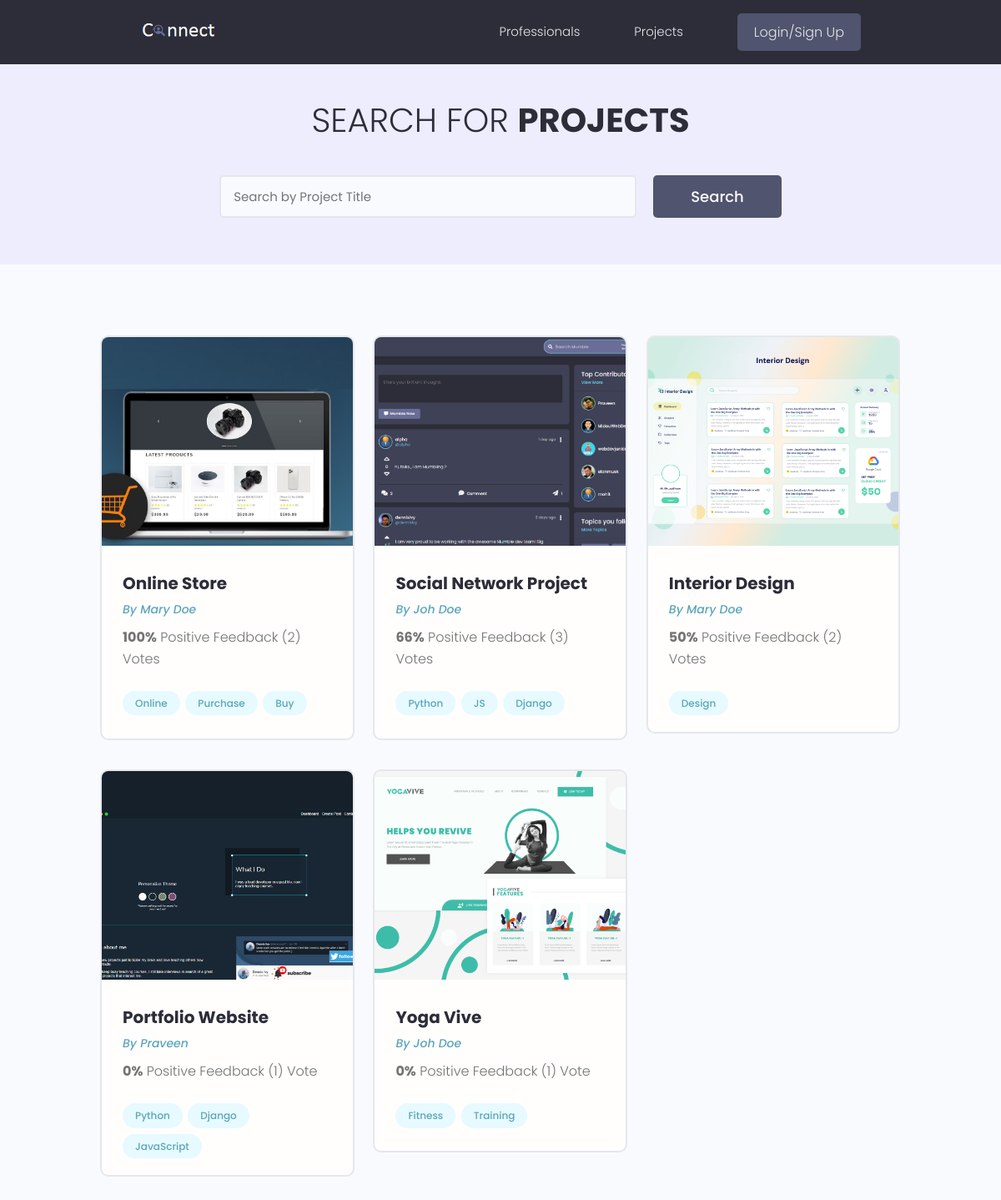
/projects/, run on the app's committed database.
### projects/models.py (models this page shows, shortened)
class Project(models.Model):
    owner = models.ForeignKey(
        Profile, null=True, blank=True, on_delete=models.CASCADE)
    title = models.CharField(max_length=200)
    description = models.TextField(null=True, blank=True)
    featured_image = models.ImageField(
        null=True, blank=True, default="default.jpg")
    demo_link = models.CharField(max_length=2000, null=True, blank=True)
    source_link = models.CharField(max_length=2000, null=True, blank=True)
    tags = models.ManyToManyField('Tag', blank=True)
    vote_total = models.IntegerField(default=0, null=True, blank=True)
    vote_ratio = models.IntegerField(default=0, null=True, blank=True)
    created = models.DateTimeField(auto_now_add=True)
    id = models.UUIDField(default=uuid.uuid4, unique=True,
                          primary_key=True, editable=False)
    class Meta:
        ordering = ['-vote_ratio', '-vote_total', 'title']
    @property
    def imageURL(self):
        try:
            url = self.featured_image.url
        except:
            url = ''
        return url

class Tag(models.Model):
    name = models.CharField(max_length=200)
    created = models.DateTimeField(auto_now_add=True)
    id = models.UUIDField(default=uuid.uuid4, unique=True,
                          primary_key=True, editable=False)
    def __str__(self):
        return self.name

### users/models.py (models this page shows, shortened)
class Profile(models.Model):
    user = models.OneToOneField(
        User, on_delete=models.CASCADE, null=True, blank=True)
    name = models.CharField(max_length=200, blank=True, null=True)
    email = models.EmailField(max_length=500, blank=True, null=True)
    username = models.CharField(max_length=200, blank=True, null=True)
    location = models.CharField(max_length=200, blank=True, null=True)
    short_intro = models.CharField(max_length=200, blank=True, null=True)
    bio = models.TextField(blank=True, null=True)
    profile_image = models.ImageField(
        null=True, blank=True, upload_to='profiles/', default="profiles/user-default.png")
    social_github = models.CharField(max_length=200, blank=True, null=True)
    social_twitter = models.CharField(max_length=200, blank=True, null=True)
    social_linkedin = models.CharField(max_length=200, blank=True, null=True)
    social_youtube = models.CharField(max_length=200, blank=True, null=True)
    social_website = models.CharField(max_length=200, blank=True, null=True)
    created = models.DateTimeField(auto_now_add=True)
    id = models.UUIDField(default=uuid.uuid4, unique=True,
                          primary_key=True, editable=False)
    class Meta:
        ordering = ['created']

### projects/views.py (the view)
# urls.py: path('projects/', views.getProjects),
def projects(request):
    projects, search_query = searchProjects(request)
    custom_range, projects = paginateProjects(request, projects, 6)
    context = {'projects': projects,
               'search_query': search_query, 'custom_range': custom_range}
    return render(request, 'projects/projects.html', context)

### projects/utils.py (called while the page is built)
def paginateProjects(request, projects, results):
    page = request.GET.get('page')
    paginator = Paginator(projects, results)
    try:
        projects = paginator.page(page)
    except PageNotAnInteger:
        page = 1
        projects = paginator.page(page)
    except EmptyPage:
        page = paginator.num_pages
        projects = paginator.page(page)
    leftIndex = (int(page) - 4)
    if leftIndex < 1:
        leftIndex = 1
    rightIndex = (int(page) + 5)
    if rightIndex > paginator.num_pages:
        rightIndex = paginator.num_pages + 1
    custom_range = range(leftIndex, rightIndex)
    return custom_range, projects

def searchProjects(request):
    search_query = ''
    if request.GET.get('search_query'):
        search_query = request.GET.get('search_query')
    tags = Tag.objects.filter(name__icontains=search_query)
    projects = Project.objects.distinct().filter(
        Q(title__icontains=search_query) |
        Q(description__icontains=search_query) |
        Q(owner__name__icontains=search_query) |
        Q(tags__in=tags)
    )
    return projects, search_query

### projects/templates/projects/projects.html (shortened to what this page needs)
{% extends 'main.html' %}
{% block content %}
<main class="projects">
    <section class="hero-section text-center">
        <div class="container container--narrow">
            <div class="hero-section__box">
                <h2>Search for <span>Projects</span></h2>
            </div>
            <div class="hero-section__search">
                <form id='searchForm' class="form" action="{% url 'projects' %}" method="get">
                    <div class="form__field">
                        <input class="input input--text" id="formInput#search" type="text" name="search_query"
                            placeholder="Search by Project Title" value="{{search_query}}" />
                    </div>
                    <input class="btn btn--sub btn--lg" type="submit" value="Search" />
                </form>
            </div>
        </div>
    </section>
    <section class="projectsList">
        <div class="container">
            <div class="grid grid--three">
                {% for project in projects %}
                <div class="column">
                    <div class="card project">
                        <a href="{% url 'project' project.id %}" class="project">
                            <img class="project__thumbnail" src="{{project.imageURL}}" alt="project thumbnail" />
                            <div class="card__body">
                                <h3 class="project__title">{{project.title}}</h3>
                                <p><a class="project__author" href="{% url 'user-profile' project.owner.id %}">By
                                        {{project.owner.name}}</a>
                                </p>
                                <p class="project--rating">
                                    <span style="font-weight: bold;">{{project.vote_ratio}}%</span> Positive
                                    Feedback ({{project.vote_total}}) Vote{{project.vote_total|pluralize:"s"}}
                                </p>
                                <div class="project__tags">
                                    {% for tag in project.tags.all %}
                                    <span class="tag tag--pill tag--main">
                                        <small>{{tag}}</small>
                                    </span>
                                    {% endfor %}
                                </div>
                            </div>
                        </a>
                    </div>
                </div>
                {% endfor %}
            </div>
        </div>
    </section>
</main>
{% endblock %}

### templates/main.html (shortened to what this page needs)
<!DOCTYPE html>
{% load static %}
<html>
<head>
    <link rel="stylesheet" href="https://cdn.iconmonstr.com/1.3.0/css/iconmonstr-iconic-font.min.css" />
    <link rel="stylesheet" href="{% static 'uikit/styles/uikit.css' %}" />
    <link rel="stylesheet" href="{% static 'styles/app.css' %}" />
</head>
<body>
    {% include 'navbar.html' %}
    {% block content %}
    {% endblock content %}
</body>
</html>

### templates/navbar.html (shortened to what this page needs)
{% load static %}
<header class="header">
    <div class="container container--narrow">
        <a href="{% url 'profiles' %}" class="header__logo">
            <img src="{% static 'images/logo.png' %} " alt="Connect Logo" />
        </a>
        <nav class="header__nav">
            <ul class="header__menu">
                <li class="header__menuItem"><a href="{% url 'profiles' %}">Professionals</a></li>
                <li class="header__menuItem"><a href="{% url 'projects' %}">Projects</a></li>
                {% if request.user.is_authenticated %}
                <li class="header__menuItem"><a href="{% url 'inbox' %}">Inbox</a></li>
                <li class="header__menuItem"><a href="{% url 'account' %}">Account</a></li>
                <li class="header__menuItem"><a href="{% url 'logout' %}" class="btn btn--sub">Logout</a></li>
                {% else %}
                <li class="header__menuItem"><a href="{% url 'login' %}" class="btn btn--sub">Login/Sign Up</a></li>
                {% endif %}
            </ul>
        </nav>
    </div>
</header>

### static/styles/app.css (style rules this page uses)
:root { --color-sub: #2d2d39; }
.btn--sub { background-color: var(--color-sub-light); }
.card { border: 2px solid var(--color-light); }
img { width: 100%; }
.header { position: sticky; z-index: 111; background-color: var(--color-sub); padding: 1.5rem 0; }
.header > .container { display: flex; justify-content: space-between; align-items: center; }
.header__logo > img { height: 3.8rem; }
.header__nav > ul { display: inline-flex; align-items: center; list-style: none; gap: 6.5rem; }
.header__menuItem > a { color: var(--color-light); font-weight: 300; }
.hero-section { height: 40vh; display: flex; align-items: center; background-color: var(--color-sub); }
.hero-section__box { margin-bottom: 4rem; }
.hero-section__box > h2, .hero-section__box > h2 > span { font-size: 4rem; color: var(--color-light); line-height: 1.3; text-transform: uppercase; }
.hero-section__box > h2 { font-weight: 300; }
.hero-section__box > h2 > span { font-weight: 700; }
.hero-section__search > .form { display: flex; align-items: center; justify-content: center; gap: 2rem; }
.hero-section__search > .form input.input--text { width: 50rem; }
.project__author { font-size: 1.4rem; font-style: italic; }
.project--rating { margin-bottom: 1.6em; margin-top: .5em; }
.projects > .hero-section { background: var(--color-sub-lighter); height: 30vh; }
.projects .hero-section__box { margin-bottom: 2.5rem; }
.projects .hero-section__box > h2 { color: var(--color-sub); }
.projects .hero-section__box > h2 > span { font-weight: 700; color: var(--color-sub); }
.projectsList { margin-top: 8rem; }
.project__thumbnail { height: 25rem; object-fit: cover; object-position: top center; }
.project__title { font-size: 2rem; font-weight: 700; color: var(--color-sub); }

### static/uikit/styles/modules/_variables.css (style rules this page uses)
:root { --color-main: #5aa5b9; --color-main-light: #e6faff; --color-sub: #3f4156; --color-sub-light: #51546e; --color-sub-lighter: #ededfd; --color-text: #737373; --color-gray: #8b8b8b; --color-light: #e5e7eb; --color-light-gray: #767676; --color-bg: #f8fafd; --color-white: #fffefd; --color-white-light: #f3f3f3; --color-success: #359e64; --color-success-bg: #def8e8; --color-error: #fc4b0b; --color-error-bg: #fff2ee; --font-base: 'Poppins', arial, helvetica, 'Segoe UI', roboto, ubuntu, sans-serif; --font-monospace: 'Fira Code', 'Courier New', courier, monospace; --font-regular: 300; --font-medium: 500; --font-bold: 700; --generic-shadow: 1px 1px 5px #00000010; --generic-transition: all 0.3s ease-in-out; }

### static/uikit/styles/modules/_base.css (style rules this page uses)
* { margin: 0; padding: 0; box-sizing: border-box; text-rendering: optimizeLegibility; color: inherit; font-size: inherit; }
html { font-size: 50%; }
@media only screen and (min-width: 480px) { html { font-size: 56.25%; } }
@media only screen and (min-width: 1200px) { html { font-size: 62.5%; } }
body { line-height: 1.6; font-weight: 400; font-size: 1.5rem; color: var(--color-text); background-color: var(--color-bg); min-height: 100vh; }

### static/uikit/styles/modules/_typography.css (style rules this page uses)
* { font-family: var(--font-base); }
h2 { font-size: 3.6rem; font-weight: var(--font-bold); }
h3 { font-size: 3.2rem; font-weight: var(--font-medium); }
p, span, strong { font-size: 1.6rem; color: var(--color-text); font-weight: var(--font-regular); }
a { padding-bottom: 2px; text-decoration: none; display: inline-block; color: var(--color-main); font-weight: var(--font-medium); }

### static/uikit/styles/modules/_utilities.css (style rules this page uses)
.container { width: 92%; max-width: 165rem; margin: 0 auto; box-sizing: border-box; }
.container--narrow { width: 92%; max-width: 120rem; }
@media screen and (min-width: 1000px) { .container { width: 90%; } }
@media screen and (min-width: 1000px) { .container--narrow { width: 85%; } }
@media screen and (min-width: 1200px) { .container { width: 80%; } }
@media screen and (min-width: 1200px) { .container--narrow { width: 72%; } }
.text-center { text-align: center; }

### static/uikit/styles/modules/_button.css (style rules this page uses)
.btn { display: inline-block; position: relative; cursor: pointer; background-color: var(--color-light); font-weight: var(--font-medium); color: var(--color-sub); text-decoration: none; padding: 1rem 2rem; border-radius: 0.5rem; border: none; width: -webkit-fit-content; width: -moz-fit-content; width: fit-content; height: -webkit-fit-content; height: -moz-fit-content; height: fit-content; font-size: 1.6rem; outline-width: 0; outline-color: transparent; -webkit-backface-visibility: hidden; backface-visibility: hidden; transition: all 0.3s ease-in-out; }
.btn--sub { background-color: var(--color-sub); color: var(--color-white); }
.btn--lg { font-size: 1.8rem; padding: 1.2rem 4.5rem; }

### data on the page
Project: imageURL (picture), title "Online Store", owner.name "Mary Doe", vote_ratio "100", vote_total "2"
Tag: name "Online"
Tag: name "Purchase"
Tag: name "Buy"
Project: imageURL (picture), title "Social Network Project", owner.name "Joh Doe", vote_ratio "66", vote_total "3"
Tag: name "Python"
Tag: name "JS"
Tag: name "Django"
Project: imageURL (picture), title "Interior Design", owner.name "Mary Doe", vote_ratio "50", vote_total "2"
Tag: name "Design"
Project: imageURL (picture), title "Portfolio Website", owner.name "Praveen", vote_ratio "0", vote_total "1"
Tag: name "JavaScript"
Project: imageURL (picture), title "Yoga Vive", owner.name "Joh Doe", vote_ratio "0", vote_total "1"
Tag: name "Fitness"
Tag: name "Training"
